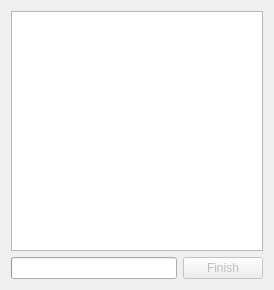
<?xml version="1.0" encoding="UTF-8"?>
<ui version="4.0">
 <class>ProgressViewer</class>
 <widget class="QWidget" name="ProgressViewer">
  <property name="geometry">
   <rect>
    <x>0</x>
    <y>0</y>
    <width>274</width>
    <height>290</height>
   </rect>
  </property>
  <property name="windowTitle">
   <string>Form</string>
  </property>
  <layout class="QVBoxLayout" name="verticalLayout">
   <item>
    <widget class="QTreeView" name="TreeView"/>
   </item>
   <item>
    <layout class="QHBoxLayout" name="horizontalLayout">
     <item>
      <widget class="QProgressBar" name="ProgressBar">
       <property name="maximum">
        <number>1</number>
       </property>
       <property name="value">
        <number>0</number>
       </property>
       <property name="textVisible">
        <bool>false</bool>
       </property>
      </widget>
     </item>
     <item>
      <widget class="QPushButton" name="PushButton">
       <property name="enabled">
        <bool>false</bool>
       </property>
       <property name="text">
        <string>Finish</string>
       </property>
       <property name="icon">
        <iconset resource="progressviewer.qrc">
         <normaloff>:/success-icon.png</normaloff>:/success-icon.png</iconset>
       </property>
      </widget>
     </item>
    </layout>
   </item>
  </layout>
 </widget>
 <resources>
  <include location="progressviewer.qrc"/>
 </resources>
 <connections/>
</ui>
